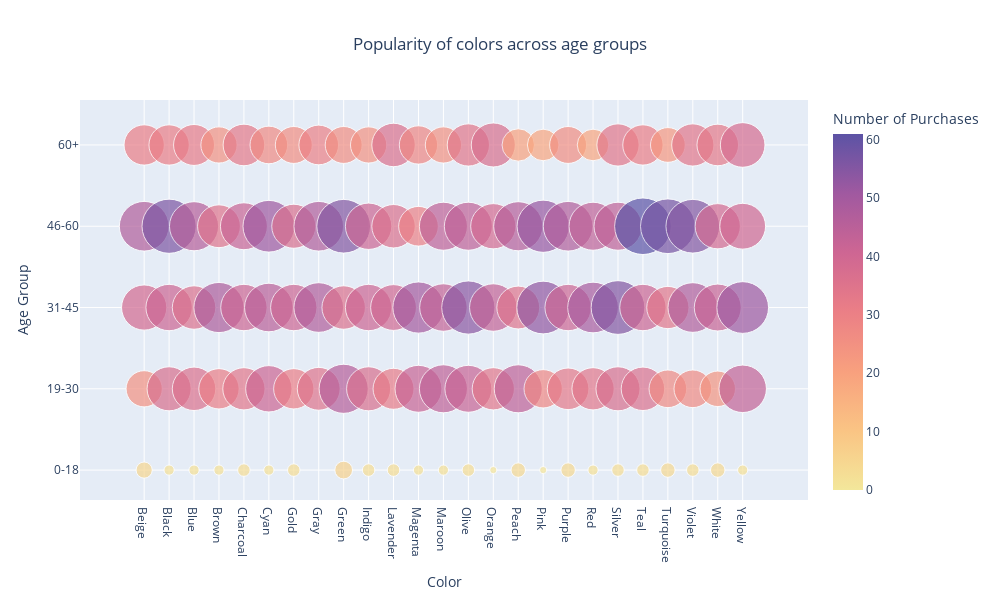

The notebook cell this image was saved under:
### Code cell
bins = [0, 18, 30, 45, 60, 100]
labels = ["0-18", "19-30", "31-45", "46-60", "60+"]
df["Age Group"] = pd.cut(df["Age"], bins=bins, labels=labels)
bubble_data = df.groupby(["Age Group", "Color"]).size().reset_index(name="Count")
fig = px.scatter(
    bubble_data,
    x="Color",
    y="Age Group",
    size="Count",
    color="Count",
    title="Popularity of colors across age groups",
    labels={"Count": "Number of Purchases", "Color": "Color", "Age Group": "Age Group"},
    color_continuous_scale="Sunset",
    size_max=40,
    height=600,
    width=1000,
)
fig.update_layout(
    xaxis_title="Color",
    yaxis_title="Age Group",
    title_x=0.5,
)
fig.show()

### Figure 1 — Plotly figure (JSON) as saved in the notebook; plotly's stock layout.template omitted (floating-point values rounded to 4 significant figures)
{"data": [{"hovertemplate": "Color=%{x}<br>Age Group=%{y}<br>Number of Purchases=%{marker.color}<extra></extra>", "legendgroup": "", "marker": {"color": [5, 2, 2, 2, 3, 2, 3, 0, 6, 3, 3, 2, 2, 3, 1, 4, 1, 4, 2, 3, 3, 4, 3, 4, 2, 25, 37, 36, 31, 34, 41, 31, 35, 46, 37, 32, 42, 44, 42, 34, 44, 28, 33, 34, 37, 36, 27, 27, 24, 43, 39, 41, 36, 48, 41, 45, 41, 47, 36, 41, 40, 50, 43, 54, 43, 35, 53, 41, 49, 55, 41, 34, 47, 42, 51, 47, 56, 46, 35, 42, 51, 37, 47, 55, 41, 36, 30, 44, 44, 39, 46, 52, 47, 44, 44, 61, 57, 55, 39, 40, 31, 31, 32, 25, 33, 27, 26, 30, 26, 25, 36, 28, 25, 34, 37, 20, 19, 26, 19, 34, 31, 23, 34, 33, 38], "coloraxis": "coloraxis", "size": [5, 2, 2, 2, 3, 2, 3, 0, 6, 3, 3, 2, 2, 3, 1, 4, 1, 4, 2, 3, 3, 4, 3, 4, 2, 25, 37, 36, 31, 34, 41, 31, 35, 46, 37, 32, 42, 44, 42, 34, 44, 28, 33, 34, 37, 36, 27, 27, 24, 43, 39, 41, 36, 48, 41, 45, 41, 47, 36, 41, 40, 50, 43, 54, 43, 35, 53, 41, 49, 55, 41, 34, 47, 42, 51, 47, 56, 46, 35, 42, 51, 37, 47, 55, 41, 36, 30, 44, 44, 39, 46, 52, 47, 44, 44, 61, 57, 55, 39, 40, 31, 31, 32, 25, 33, 27, 26, 30, 26, 25, 36, 28, 25, 34, 37, 20, 19, 26, 19, 34, 31, 23, 34, 33, 38], "sizemode": "area", "sizeref": 0.03812, "symbol": "circle"}, "mode": "markers", "name": "", "orientation": "v", "showlegend": false, "type": "scatter", "x": ["Beige", "Black", "Blue", "Brown", "Charcoal", "Cyan", "Gold", "Gray", "Green", "Indigo", "Lavender", "Magenta", "Maroon", "Olive", "Orange", "Peach", "Pink", "Purple", "Red", "Silver", "Teal", "Turquoise", "Violet", "White", "Yellow", "Beige", "Black", "Blue", "Brown", "Charcoal", "Cyan", "Gold", "Gray", "Green", "Indigo", "Lavender", "Magenta", "Maroon", "Olive", "Orange", "Peach", "Pink", "Purple", "Red", "Silver", "Teal", "Turquoise", "Violet", "White", "Yellow", "Beige", "Black", "Blue", "Brown", "Charcoal", "Cyan", "Gold", "Gray", "Green", "Indigo", "Lavender", "Magenta", "Maroon", "Olive", "Orange", "Peach", "Pink", "Purple", "Red", "Silver", "Teal", "Turquoise", "Violet", "White", "Yellow", "Beige", "Black", "Blue", "Brown", "Charcoal", "Cyan", "Gold", "Gray", "Green", "Indigo", "Lavender", "Magenta", "Maroon", "Olive", "Orange", "Peach", "Pink", "Purple", "Red", "Silver", "Teal", "Turquoise", "Violet", "White", "Yellow", "Beige", "Black", "Blue", "Brown", "Charcoal", "Cyan", "Gold", "Gray", "Green", "Indigo", "Lavender", "Magenta", "Maroon", "Olive", "Orange", "Peach", "Pink", "Purple", "Red", "Silver", "Teal", "Turquoise", "Violet", "White", "Yellow"], "xaxis": "x", "y": ["0-18", "0-18", "0-18", "0-18", "0-18", "0-18", "0-18", "0-18", "0-18", "0-18", "0-18", "0-18", "0-18", "0-18", "0-18", "0-18", "0-18", "0-18", "0-18", "0-18", "0-18", "0-18", "0-18", "0-18", "0-18", "19-30", "19-30", "19-30", "19-30", "19-30", "19-30", "19-30", "19-30", "19-30", "19-30", "19-30", "19-30", "19-30", "19-30", "19-30", "19-30", "19-30", "19-30", "19-30", "19-30", "19-30", "19-30", "19-30", "19-30", "19-30", "31-45", "31-45", "31-45", "31-45", "31-45", "31-45", "31-45", "31-45", "31-45", "31-45", "31-45", "31-45", "31-45", "31-45", "31-45", "31-45", "31-45", "31-45", "31-45", "31-45", "31-45", "31-45", "31-45", "31-45", "31-45", "46-60", "46-60", "46-60", "46-60", "46-60", "46-60", "46-60", "46-60", "46-60", "46-60", "46-60", "46-60", "46-60", "46-60", "46-60", "46-60", "46-60", "46-60", "46-60", "46-60", "46-60", "46-60", "46-60", "46-60", "46-60", "60+", "60+", "60+", "60+", "60+", "60+", "60+", "60+", "60+", "60+", "60+", "60+", "60+", "60+", "60+", "60+", "60+", "60+", "60+", "60+", "60+", "60+", "60+", "60+", "60+"], "yaxis": "y"}], "layout": {"coloraxis": {"colorbar": {"title": {"text": "Number of Purchases"}}, "colorscale": [[0, "rgb(243, 231, 155)"], [0.1667, "rgb(250, 196, 132)"], [0.3333, "rgb(248, 160, 126)"], [0.5, "rgb(235, 127, 134)"], [0.6667, "rgb(206, 102, 147)"], [0.8333, "rgb(160, 89, 160)"], [1, "rgb(92, 83, 165)"]]}, "height": 600, "legend": {"itemsizing": "constant", "tracegroupgap": 0}, "title": {"text": "Popularity of colors across age groups", "x": 0.5}, "width": 1000, "xaxis": {"anchor": "y", "domain": [0, 1], "title": {"text": "Color"}}, "yaxis": {"anchor": "x", "domain": [0, 1], "title": {"text": "Age Group"}}}}
